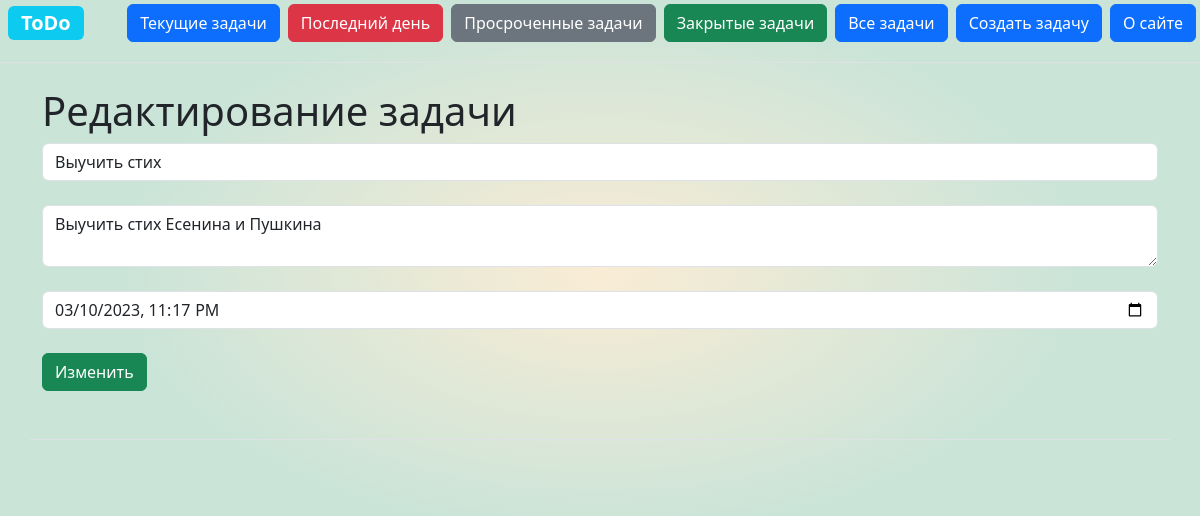
The page /tasks/3/update (signed in) on the database its author committed.
### task/models.py (models this page shows, shortened)
class Task(db.Model):
    id = db.Column(db.Integer, primary_key=True)
    title = db.Column(db.String(100), nullable=False)
    text = db.Column(db.Text, nullable=False)
    status = db.Column(db.Integer, default=0) #статус задачи: 0 - в работе, 1 - исполнена
    deadline = db.Column(db.DateTime, nullable=False)
    date = db.Column(db.DateTime, default=datetime.utcnow)

### task/routes.py (the view)
@app.route('/tasks/<int:id>/update', methods=['POST', 'GET'])
@login_required
def task_update(id):
    task = Task.query.get(id)
    if request.method == 'POST':
        task.title = request.form['title']
        task.text = request.form['text']
        deadline_str = request.form['deadline']
        task.deadline = datetime.strptime(deadline_str, '%Y-%m-%dT%H:%M')
        try:
            db.session.commit()
            return redirect(f'/tasks/{id}')
        except:
            return 'При изменении задачи произошла ошибка'
    else:
        return render_template("update_task.html", task=task)

### task/models.py (called while the page is built)
    @manager.user_loader
    def load_user(user_id):
        return User.query.get(user_id)

### task/templates/update_task.html (shortened to what this page needs)
{% extends 'base.html' %}
{% block body%}
    <h1>Редактирование задачи</h1>
    <form method="post">
        <input type="text" name="title" id="title" class="form-control" value="{{ task.title }}" placeholder="Краткое описание задачи"><br>
        <textarea name="text" id="text"  class="form-control" placeholder="Подробности">{{ task.text }}</textarea><br>
        <input type="datetime-local" name="deadline" id="deadline" class="form-control" value="{{ task.deadline }}" placeholder="Срок выполнения"><br>
        <input type="submit" class="btn btn-success" value="Изменить">
    </form>
{% endblock %}

### task/static/css/main.css (style rules this page uses)
body { background: radial-gradient(40% 50%, #FAECD5, #CAE4D8); }

### rows shown on the page
Task: title "Выучить стих", text "Выучить стих Есенина и Пушкина", deadline "03/10/2023 23:17"
